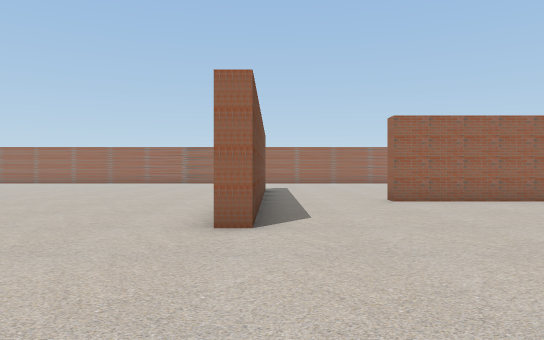
view 1 (above)

23 first-person views from a walk through a scene from a Unity 3-D project. The camera is 1.5 m above the floor, looks level and sees 70° across. The floor is counted in squares, 2 m on a side. Each view is taken from the middle of a square. On the plan, view 1 faces up. The plan holds only what a view shows up to about 12 squares ahead; the rest is blank. The place goes on beyond the plan. The player character is not drawn.

view 2
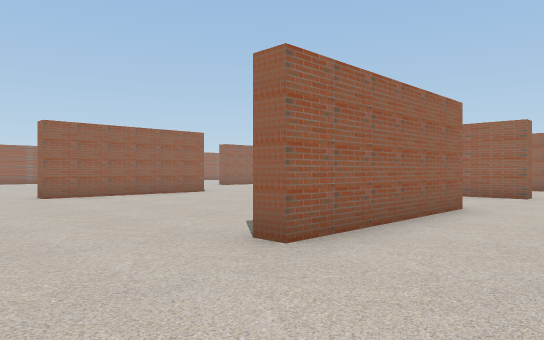

view 3
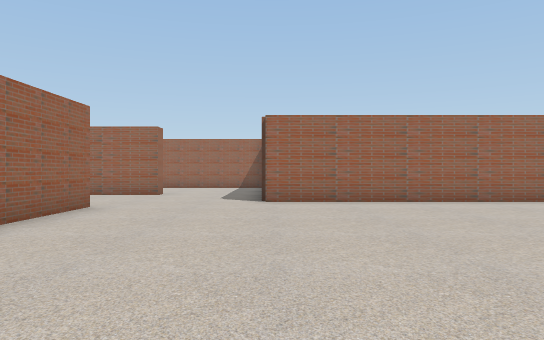

view 4
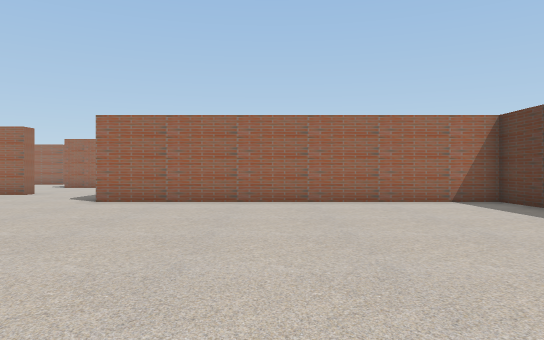

view 5
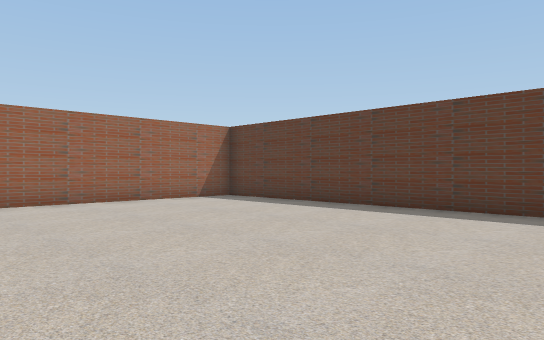

view 6
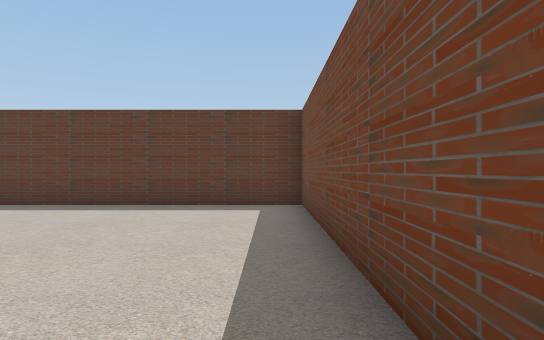

view 7
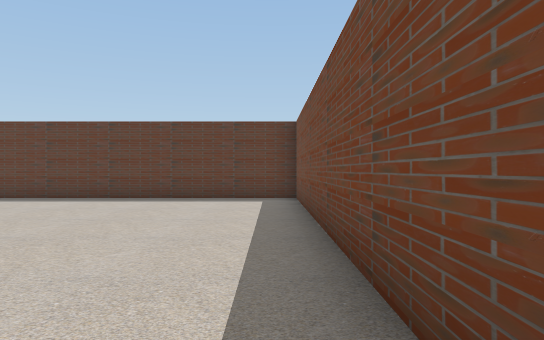

view 8
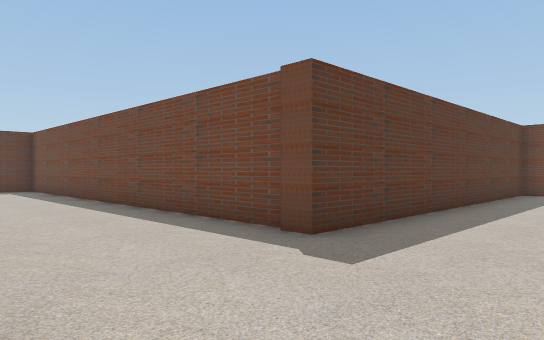

view 9
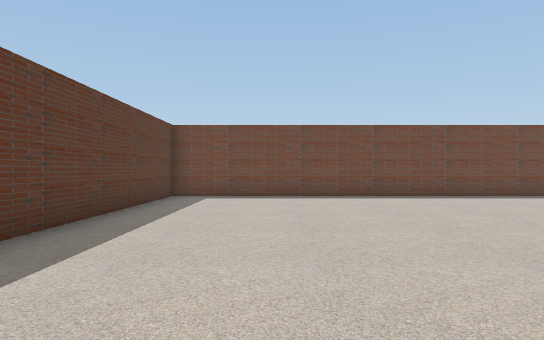

view 10
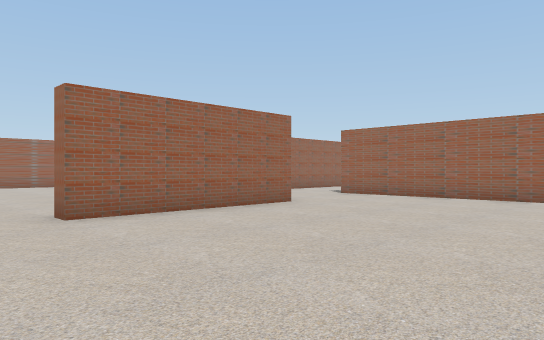

view 11
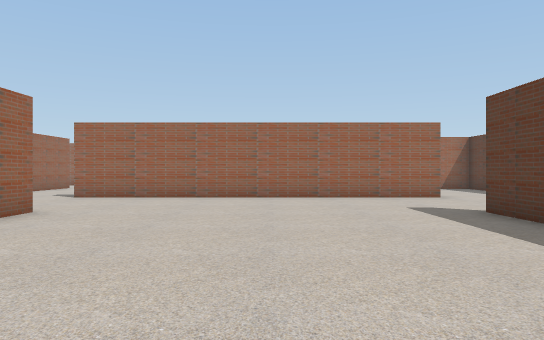

view 12
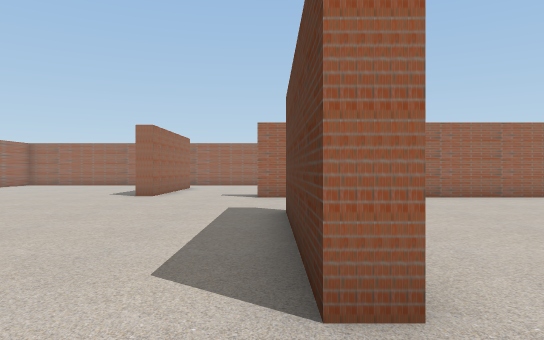

view 13
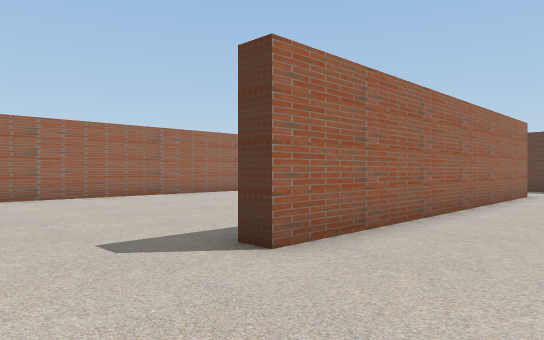

view 14
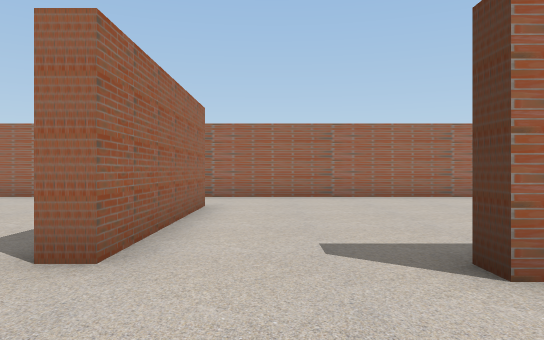

view 15
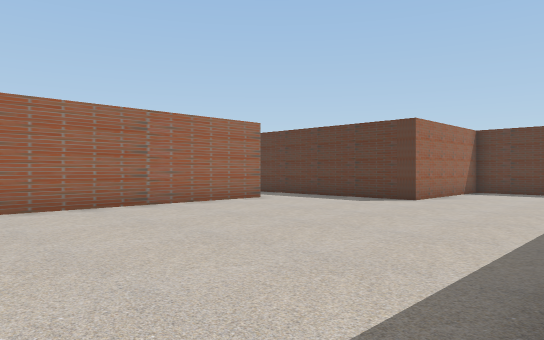

view 16
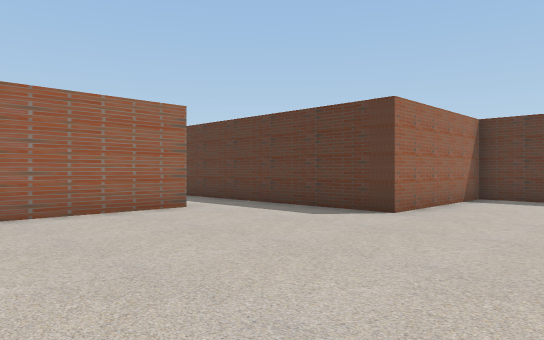

view 17
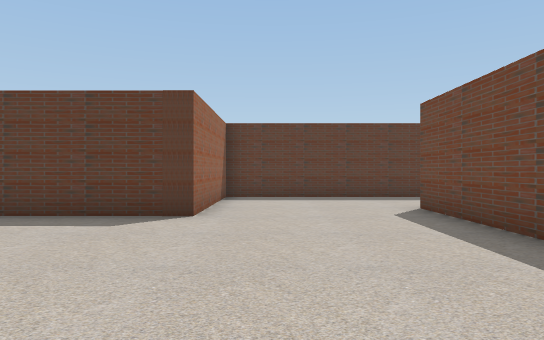

view 18
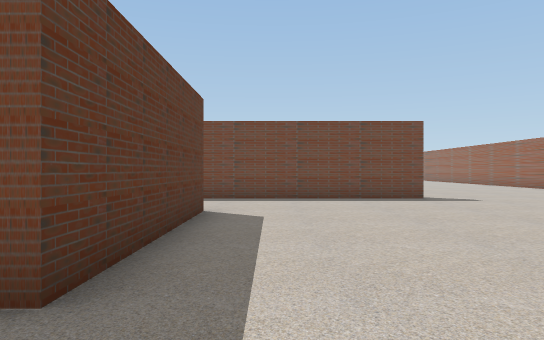

view 19
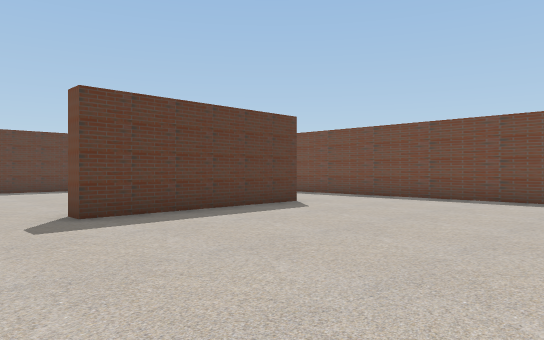

view 20
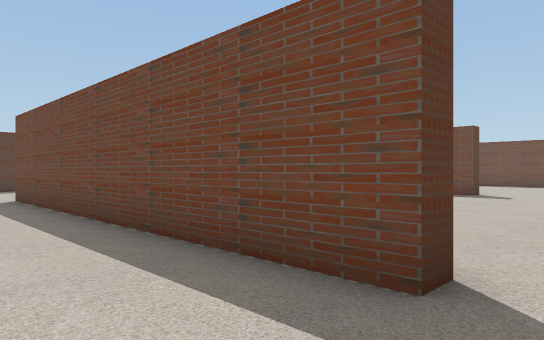

view 21
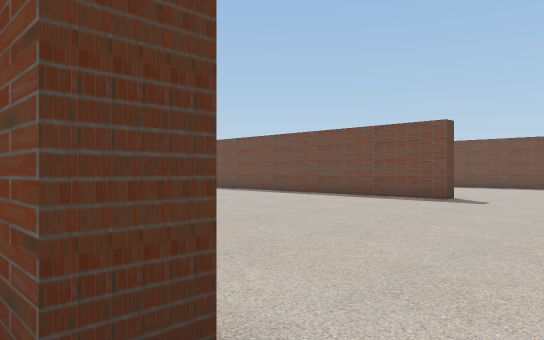

view 22
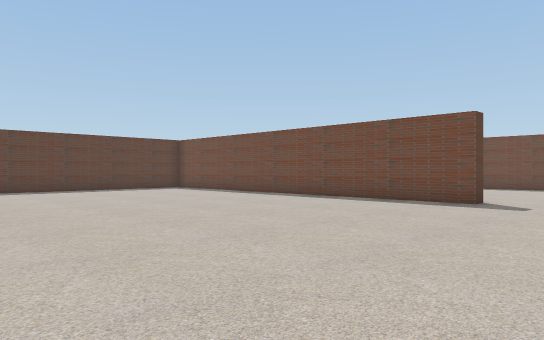

view 23
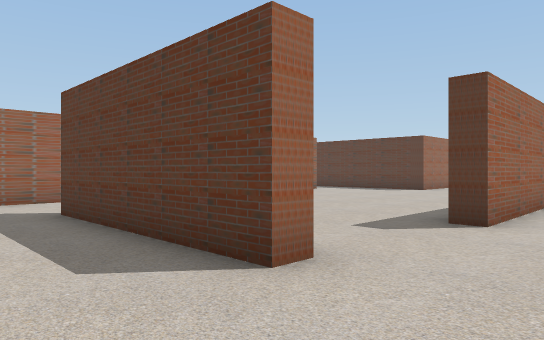

### Floor plan
Points are (right, up) in squares from view 1. A wall is a line through its corners. A room is listed if a view was taken in it or the views show most of it. See-through windows are left out.
Room 1 (views 1, 2, 3, 4, 5, 6, 7)
walls: (6.5, 0.7) (2.9, 0.7); (-0.7, 0.2) (-0.7, -12.4) (9.1, -12.4) (9.1, -2.8)
ways out: opening at (1, 0) to room 2; opening at (7, -1) to room 2
Room 2 (views 8, 9, 10, 11, 12, 13, 14, 15, 16, 17, 18, 19, 20, 21, 22, 23)
walls: (2.9, 9.2) (2.9, 9.8) (7.9, 9.8) (7.9, 9.2) (2.9, 9.2); (6.4, 1.2) (8, 1.2); (2.9, 0.7) (2.9, 1.2); (8, 0.7) (6.5, 0.7); (-0.8, 15) (-0.3, 15) (-0.3, 5) (-0.8, 5); (12.1, 3.9) (12.1, 0.4) (11.6, 0.4) (11.6, 10.4) (12.1, 10.4); (10.9, -2.8) (16.3, -2.8) (16.3, 1.7) (19.5, 1.7); (17.1, 13.4) (12.1, 13.4) (12.1, 13.9) (17.1, 13.9); (-10.8, 12.2) (-10.2, 12.2) (-10.2, 0.2) (-0.7, 0.2); (19.8, 3.6) (19.8, 14.4)
ways out: opening at (1, 0) to room 1; opening at (7, -1) to room 1; opening at (20, 2.5)

Positions as (right, up) in squares from view 1, and headings:
1: (0, 0), facing up
2: (0, -2), facing up-right
3: (0, -3), facing right
4: (0, -7), facing right
5: (0, -5), facing down-right
6: (0, -4), facing down
7: (0, -2), facing down
8: (3, 3), facing down-left
9: (1, 3), facing left
10: (1, 3), facing up-right
11: (1, 5), facing right
12: (1, 10), facing right
13: (9, 13), facing down-right
14: (9, 12), facing right
15: (12, 11), facing down-right
16: (13, 8), facing down-right
17: (15, 8), facing down
18: (10, 11), facing left
19: (10, 16), facing down-left
20: (2, 16), facing down-left
21: (0, 16), facing down-left
22: (-1, 15), facing down-left
23: (10, 16), facing down-right
